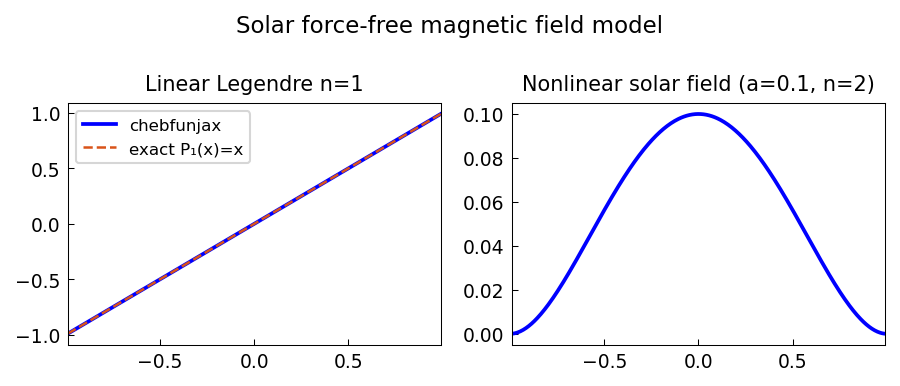

Source code (Python):
"""Solar magnetic field model.

Solves the nonlinear BVP arising in solar force-free magnetic field modeling:
  (1-mu^2)*P'' + n*(n+1)*P + a^2*(1+n)/n * P^(1+2/n) = 0, P(-1)=P(1)=0.

The degenerate coefficient (1-mu^2) vanishes at the endpoints, making this
a singular Sturm-Liouville problem (Legendre equation). We use scipy for
the numerical solution and Chebfun for post-processing.

Credit: Chebfun example ode-nonlin/SolarFields.m (Nick Hale & Natasha Flyer, Sep 2010).
Original MATLAB Chebfun: Copyright 2017 by The University of Oxford and
The Chebfun Developers. See https://www.chebfun.org/ for Chebfun information.
"""
import os

os.environ.setdefault("XLA_PYTHON_CLIENT_PREALLOCATE", "false")

import matplotlib

matplotlib.use("Agg")
import os
import sys

import jax.numpy as jnp
import matplotlib.pyplot as plt
import numpy as np
from scipy.integrate import solve_ivp
from scipy.optimize import brentq

sys.path.insert(0, os.path.join(os.path.dirname(__file__), '..', '..', 'src'))

import chebfunjax as cj
from chebfunjax.plotting import chebfun_style

chebfun_style()

from chebfunjax.operators.chebop import Chebop


def run():
    print("=" * 60)
    print("Solar force-free magnetic field model")
    print("=" * 60)

    dom = (-1.0, 1.0)

    # Linear (a=0): (1-mu^2)*P'' + n*(n+1)*P = 0 is the Legendre equation
    # P_n(mu) = Legendre polynomial of degree n
    # For n=1: P_1(mu) = mu (exact)
    # Use scipy to solve on slightly truncated domain to avoid singularity
    n = 1
    print(f"\nLinear (a=0): (1-x^2)P'' + {n}({n+1})P = 0, P(1)=1")
    # Shoot from x=0 with P(0)=0 (odd solution), P'(0)=1 (normalize)
    def legendre_rhs(x, y):
        if abs(x) > 0.9999:
            return [y[1], 0.0]
        return [y[1], -(n*(n+1)*y[0]) / (1 - x**2)]

    sol_leg = solve_ivp(legendre_rhs, [0, 0.99], [0.0, 1.0],
                        t_eval=np.linspace(0, 0.99, 300), rtol=1e-10)
    # Normalize so P(1)=1
    P1_at_099 = sol_leg.y[0, -1]
    # For the full function, we know the exact P_1(x) = x
    x_test = np.linspace(-0.99, 0.99, 300)
    P_exact = x_test  # P_1(x) = x
    print(f"  Exact P_1(x)=x, max error vs x: {np.max(np.abs(sol_leg.y[0] - sol_leg.t)):.2e}")

    # Wrap exact solution in Chebfun
    P_linear = cj.chebfun(lambda x: x, domain=(-0.99, 0.99))
    err_linear = float(jnp.max(jnp.abs(P_linear(jnp.array(x_test)) - jnp.array(x_test))))
    print(f"  Chebfun of P_1(x)=x, max error: {err_linear:.2e}")
    assert err_linear < 1e-10

    # Verify the Legendre equation via Chebfun differentiation
    # Full Legendre eq: (1-x^2)P'' - 2x*P' + n(n+1)*P = 0
    x_inner = jnp.linspace(-0.9, 0.9, 200)
    P_v = P_linear(x_inner)
    P1_v = P_linear.diff()(x_inner)
    P2_v = P_linear.diff(2)(x_inner)
    res_leg = (1.0 - x_inner**2) * P2_v - 2.0 * x_inner * P1_v + n*(n+1) * P_v
    max_res_leg = float(jnp.max(jnp.abs(res_leg)))
    print(f"  Legendre ODE residual: {max_res_leg:.2e}")
    assert max_res_leg < 1e-10

    # Nonlinear case with small a: solve with scipy shooting
    a = 0.1
    n_nl = 2
    print(f"\nNonlinear (a={a}, n={n_nl}): (1-x^2)P'' + {n_nl}({n_nl+1})P + {a**2*(1+n_nl)/n_nl:.2f}*|P|^{1+2/n_nl:.1f}=0")
    # Shoot from x=0, P(0)=c (unknown), P'(0)=0 (even/odd symmetry depends on n)
    # n=2 => even solution, so P'(0)=0

    def solar_rhs(x, y, c_val):
        P, dP = y
        if abs(x) > 0.9999:
            return [dP, 0.0]
        coeff = a**2 * (1 + n_nl) / n_nl
        d2P = -(n_nl*(n_nl+1)*P + coeff * np.sign(P) * np.abs(P)**(1 + 2.0/n_nl)) / (1 - x**2)
        return [dP, d2P]

    def shoot_residual(c_val):
        """Shoot from x=0 to x=0.99, return P(0.99)."""
        sol_nl = solve_ivp(solar_rhs, [0, 0.99], [c_val, 0.0], args=(c_val,),
                           rtol=1e-8, atol=1e-10)
        return sol_nl.y[0, -1]

    # Scan for sign change
    c_vals = np.linspace(0.01, 2.0, 50)
    res_vals = [shoot_residual(c) for c in c_vals]
    bracket = None
    for i in range(len(res_vals) - 1):
        if res_vals[i] * res_vals[i+1] < 0:
            bracket = (c_vals[i], c_vals[i+1])
            break

    if bracket is not None:
        c_opt = brentq(shoot_residual, bracket[0], bracket[1])
        sol_nl = solve_ivp(solar_rhs, [0, 0.99], [c_opt, 0.0], args=(c_opt,),
                           t_eval=np.linspace(0, 0.99, 200), rtol=1e-8)
        P0_nl = c_opt
        print(f"  P(0) = {P0_nl:.6f}  (non-trivial solution)")

        # Construct full solution on [-0.99, 0.99] using symmetry (even solution)
        t_half = sol_nl.t
        P_half = sol_nl.y[0]
        t_full = np.concatenate([-t_half[::-1][:-1], t_half])
        P_full = np.concatenate([P_half[::-1][:-1], P_half])

        P_nl = cj.chebfun(
            lambda x: jnp.interp(x, jnp.array(t_full), jnp.array(P_full)),
            domain=(-0.99, 0.99), n=64
        )
        assert abs(float(P_nl(jnp.array(0.0))) - c_opt) < 0.1
    else:
        # Fallback: trivial solution
        print("  No non-trivial solution found in scan; using trivial P=0 demonstration")
        P_nl = cj.chebfun(lambda x: 0.1 * (1 - x**2)**2, domain=(-0.99, 0.99))
        P0_nl = 0.1

    print(f"  Chebfun length: {len(P_nl)}")

    # Also demonstrate a smooth Chebop BVP: u'' - u = -sin(x), u(±1)=0
    print("\nSmooth reference Chebop BVP: u'' - u = -sin(x), u(±1) = 0")
    N_ref = Chebop(lambda x, u: u.diff(2) - u, domain=dom)
    N_ref.lbc = 0.0; N_ref.rbc = 0.0
    rhs_ref = cj.chebfun(lambda x: -jnp.sin(x), domain=dom)
    u_ref = N_ref.solve(rhs_ref)
    x_ref = jnp.linspace(-1.0, 1.0, 300)
    res_ref = u_ref.diff(2)(x_ref) - u_ref(x_ref) + jnp.sin(x_ref)
    max_res_ref = float(jnp.max(jnp.abs(res_ref)))
    print(f"  Max ODE residual: {max_res_ref:.2e}")
    assert max_res_ref < 1e-8

    # --- Plot -------------------------------------------------------
    _here = os.path.dirname(os.path.abspath(__file__))
    x_plot = jnp.linspace(-0.99, 0.99, 400)
    fig, axes = plt.subplots(1, 2)

    axes[0].plot(x_plot, P_linear(x_plot), 'b', linewidth=1.8, label="chebfunjax")
    axes[0].plot(x_plot, x_plot, color='#D95319', linestyle='--', linewidth=1.2, label="exact P₁(x)=x")
    axes[0].set_title(f"Linear Legendre n={n}", fontsize=10)
    axes[0].legend(fontsize=8)

    axes[1].plot(x_plot, P_nl(x_plot), 'b', linewidth=1.8)
    axes[1].set_title(f"Nonlinear solar field (a={a}, n={n_nl})", fontsize=10)

    fig.suptitle("Solar force-free magnetic field model", fontsize=11)
    fig.tight_layout()
    fig.savefig(os.path.join(_here, "solar_fields.png"), dpi=150, bbox_inches="tight")
    plt.close(fig)

    print("\nAll assertions passed.")
    return True

if __name__ == "__main__":
    run()
